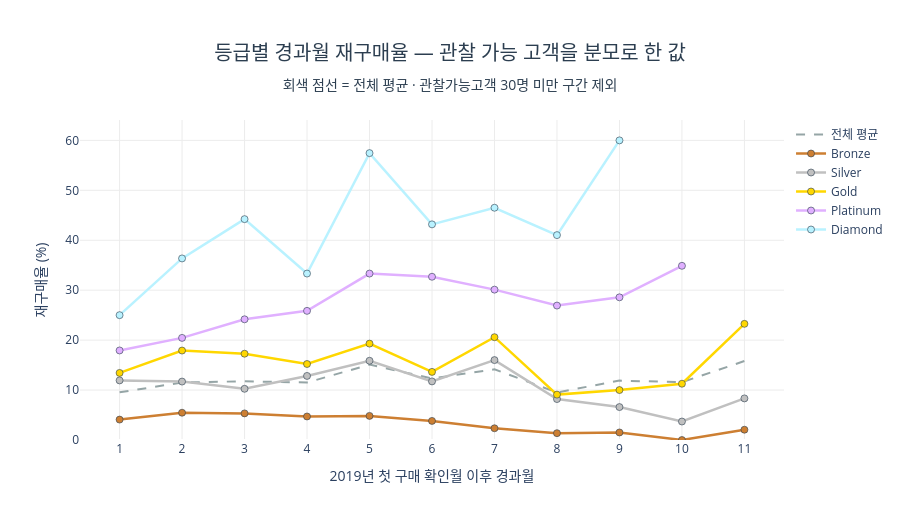

Here is the notebook cell this chart was saved with:
### Code cell
MIN_OBS=30
dropped={g:grade_lag.loc[grade_lag['등급'].eq(g)
    &grade_lag['관찰가능고객'].lt(MIN_OBS),'경과월'].tolist() for g in grade_order}
assert dropped=={'Bronze':[],'Silver':[],'Gold':[],'Platinum':[11],'Diamond':[10,11]}
fig=go.Figure()
fig.add_trace(go.Scatter(x=cohort_lag['경과월'],y=cohort_lag['복귀율(%)'],
    mode='lines',name='전체 평균',line=dict(color='#95a5a6',width=2,dash='dash'),
    hovertemplate='전체 · +%{x}개월<br>재구매율 %{y:.2f}%<extra></extra>'))
for g in grade_order:
    sub=grade_lag[grade_lag['등급'].eq(g)&grade_lag['관찰가능고객'].ge(MIN_OBS)]
    fig.add_trace(go.Scatter(x=sub['경과월'],y=sub['재구매율(%)'],
        mode='lines+markers',name=g,
        line=dict(color=grade_colors[g],width=2.5),
        marker=dict(size=7,line=dict(color='#2c3e50',width=0.6)),
        customdata=np.stack([sub['재구매고객'],sub['관찰가능고객']],axis=-1),
        hovertemplate=(g+' · +%{x}개월<br>재구매율 %{y:.2f}%'
            '<br>재구매 %{customdata[0]}명 / 관찰가능 %{customdata[1]}명<extra></extra>')))
fig.update_layout(title=dict(
    text='등급별 경과월 재구매율 — 관찰 가능 고객을 분모로 한 값'
         '<br><sub>회색 점선 = 전체 평균 · 관찰가능고객 30명 미만 구간 제외</sub>',
    x=0.5,xanchor='center',font=dict(size=20,color='#2c3e50')),
    xaxis=dict(title='2019년 첫 구매 확인월 이후 경과월',gridcolor='#ececec',
               tickvals=list(range(1,12))),
    yaxis=dict(title='재구매율 (%)',gridcolor='#ececec',rangemode='tozero'),
    plot_bgcolor='white',height=520,margin=dict(t=120),
    legend=dict(orientation='v',x=1.01,y=1))
fig

### Figure 1 — Plotly figure (JSON) as saved in the notebook; plotly's stock layout.template omitted (floating-point values rounded to 4 significant figures)
{"data": [{"hovertemplate": "전체 · +%{x}개월<br>재구매율 %{y:.2f}%<extra></extra>", "line": {"color": "#95a5a6", "dash": "dash", "width": 2}, "mode": "lines", "name": "전체 평균", "type": "scatter", "x": [1, 2, 3, 4, 5, 6, 7, 8, 9, 10, 11], "y": [9.54, 11.51, 11.76, 11.51, 15.09, 12.33, 14.15, 9.52, 11.89, 11.58, 15.81]}, {"customdata": [[27, 660], [35, 641], [32, 600], [26, 552], [23, 476], [16, 419], [8, 341], [4, 291], [3, 199], [0, 120], [2, 97]], "hovertemplate": "Bronze · +%{x}개월<br>재구매율 %{y:.2f}%<br>재구매 %{customdata[0]}명 / 관찰가능 %{customdata[1]}명<extra></extra>", "line": {"color": "#CD7F32", "width": 2.5}, "marker": {"line": {"color": "#2c3e50", "width": 0.6}, "size": 7}, "mode": "lines+markers", "name": "Bronze", "type": "scatter", "x": [1, 2, 3, 4, 5, 6, 7, 8, 9, 10, 11], "y": [4.09, 5.46, 5.33, 4.71, 4.83, 3.82, 2.35, 1.37, 1.51, 0.0, 2.06]}, {"customdata": [[34, 285], [31, 265], [25, 244], [29, 226], [30, 189], [21, 179], [24, 150], [10, 122], [6, 91], [2, 54], [3, 36]], "hovertemplate": "Silver · +%{x}개월<br>재구매율 %{y:.2f}%<br>재구매 %{customdata[0]}명 / 관찰가능 %{customdata[1]}명<extra></extra>", "line": {"color": "#C0C0C0", "width": 2.5}, "marker": {"line": {"color": "#2c3e50", "width": 0.6}, "size": 7}, "mode": "lines+markers", "name": "Silver", "type": "scatter", "x": [1, 2, 3, 4, 5, 6, 7, 8, 9, 10, 11], "y": [11.93, 11.7, 10.25, 12.83, 15.87, 11.73, 16.0, 8.2, 6.59, 3.7, 8.33]}, {"customdata": [[29, 216], [36, 201], [33, 191], [28, 184], [33, 171], [21, 154], [28, 136], [11, 121], [10, 100], [8, 71], [10, 43]], "hovertemplate": "Gold · +%{x}개월<br>재구매율 %{y:.2f}%<br>재구매 %{customdata[0]}명 / 관찰가능 %{customdata[1]}명<extra></extra>", "line": {"color": "#FFD700", "width": 2.5}, "marker": {"line": {"color": "#2c3e50", "width": 0.6}, "size": 7}, "mode": "lines+markers", "name": "Gold", "type": "scatter", "x": [1, 2, 3, 4, 5, 6, 7, 8, 9, 10, 11], "y": [13.43, 17.91, 17.28, 15.22, 19.3, 13.64, 20.59, 9.09, 10.0, 11.27, 23.26]}, {"customdata": [[26, 145], [27, 132], [29, 120], [30, 116], [37, 111], [34, 104], [28, 93], [21, 78], [18, 63], [15, 43]], "hovertemplate": "Platinum · +%{x}개월<br>재구매율 %{y:.2f}%<br>재구매 %{customdata[0]}명 / 관찰가능 %{customdata[1]}명<extra></extra>", "line": {"color": "#E0B0FF", "width": 2.5}, "marker": {"line": {"color": "#2c3e50", "width": 0.6}, "size": 7}, "mode": "lines+markers", "name": "Platinum", "type": "scatter", "x": [1, 2, 3, 4, 5, 6, 7, 8, 9, 10], "y": [17.93, 20.45, 24.17, 25.86, 33.33, 32.69, 30.11, 26.92, 28.57, 34.88]}, {"customdata": [[14, 56], [20, 55], [23, 52], [17, 51], [27, 47], [19, 44], [20, 43], [16, 39], [21, 35]], "hovertemplate": "Diamond · +%{x}개월<br>재구매율 %{y:.2f}%<br>재구매 %{customdata[0]}명 / 관찰가능 %{customdata[1]}명<extra></extra>", "line": {"color": "#B9F2FF", "width": 2.5}, "marker": {"line": {"color": "#2c3e50", "width": 0.6}, "size": 7}, "mode": "lines+markers", "name": "Diamond", "type": "scatter", "x": [1, 2, 3, 4, 5, 6, 7, 8, 9], "y": [25.0, 36.36, 44.23, 33.33, 57.45, 43.18, 46.51, 41.03, 60.0]}], "layout": {"height": 520, "legend": {"orientation": "v", "x": 1.01, "y": 1}, "margin": {"t": 120}, "plot_bgcolor": "white", "title": {"font": {"color": "#2c3e50", "size": 20}, "text": "등급별 경과월 재구매율 — 관찰 가능 고객을 분모로 한 값<br><sub>회색 점선 = 전체 평균 · 관찰가능고객 30명 미만 구간 제외</sub>", "x": 0.5, "xanchor": "center"}, "xaxis": {"gridcolor": "#ececec", "tickvals": [1, 2, 3, 4, 5, 6, 7, 8, 9, 10, 11], "title": {"text": "2019년 첫 구매 확인월 이후 경과월"}}, "yaxis": {"gridcolor": "#ececec", "rangemode": "tozero", "title": {"text": "재구매율 (%)"}}}}
